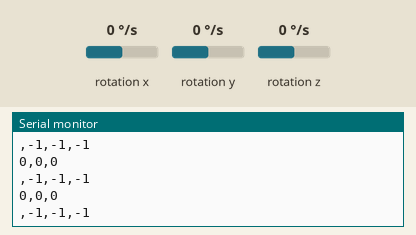
Simulated run of this sketch. Board: Arduino Uno, built with avr-gcc and run on an emulated ATmega328P. Shown: the last lines printed to the serial monitor. Wiring (inferred from the names in the program): MPU-6050 motion sensor at I2C address 0x68. The test bench sets the inputs (shaded band); at power-on: rotation x 0 °/s, rotation y 0 °/s, rotation z 0 °/s.

Above: at 1.2 s.
1.3 s: rotation x set to -192 °/s
At 1.33 s:
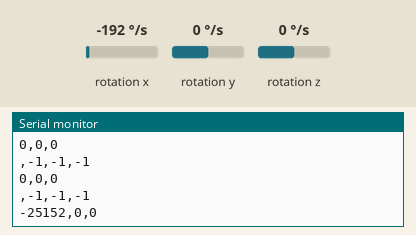
2.8 s: rotation y set to -192 °/s
At 3.5 s:
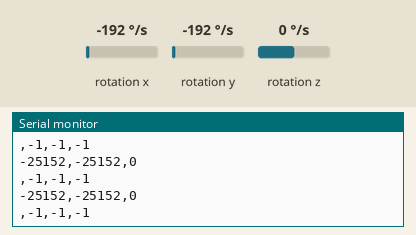
5.8 s: rotation z set to -192 °/s
At 6.9 s:
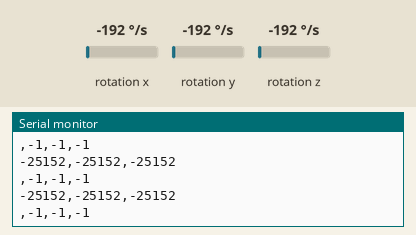

The sketch:

IMU_sensor_acquisition.ino
```cpp
#include <Wire.h>

const int MPU_ADDR = 0x68; // MPU-6050 I2C address
int16_t GyX, GyY, GyZ, AcX, AcY, AcZ;

void setup() {
  Wire.begin();
  Serial.begin(9600);

  // Initialize MPU6050
  Wire.beginTransmission(MPU_ADDR);
  Wire.write(0x6B); // PWR_MGMT_1 register
  Wire.write(0);    // Wake up MPU6050
  Wire.endTransmission(true);

  // Print CSV header
  Serial.println("GyX,GyY,GyZ");
}

void loop() {
  // Request gyro data
  Wire.beginTransmission(MPU_ADDR);
  Wire.write(0x43); // Start with GYRO_XOUT_H register
  Wire.endTransmission(false);
  Wire.requestFrom(MPU_ADDR, 6, true);

  // Read gyro data
  GyX = Wire.read() << 8 | Wire.read();
  GyY = Wire.read() << 8 | Wire.read();
  GyZ = Wire.read() << 8 | Wire.read();

  // Read accelerometer data
  AcX = Wire.read() << 8 | Wire.read();
  AcY = Wire.read() << 8 | Wire.read();
  AcZ = Wire.read() << 8 | Wire.read();

  // Print data in CSV format
  Serial.print(GyX); Serial.print(",");
  Serial.print(GyY); Serial.print(",");
  Serial.println(GyZ); Serial.print(",");
  Serial.print(AcX); Serial.print(",");
  Serial.print(AcY); Serial.print(",");
  Serial.println(AcZ);

  delay(100);
}
```

Measured:
- after the input at 1.3 s, the serial monitor: prints a new line at once (image 1)
- after the input at 2.8 s, the serial monitor: prints a new line after 0.05 s (image 2)
- after the input at 5.8 s, the serial monitor: prints a new line after 0.10 s (image 3)
